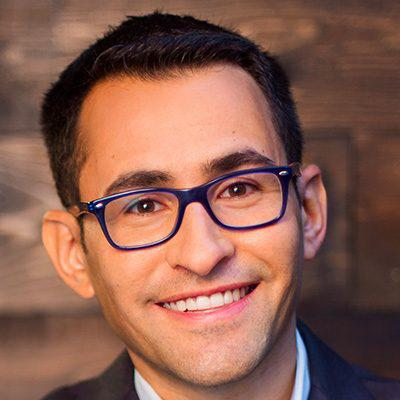
#> input picture Miscellaneouos/Python/ImageProcessing/image.jpg, 400 x 400 px
$ jupyter execute Image_Cartoonization.ipynb
#> lines starting #> are read from the running program, lines starting #| are printed output that depends on the picture
[cell 1]
import cv2
import numpy as np
from google.colab.patches import cv2_imshow
img = cv2.imread("image.jpg")
#> img is the input picture: shape (400, 400, 3); mean B, G, R 79.7, 93.5, 137.7
gray = cv2.cvtColor(img, cv2.COLOR_BGR2GRAY)
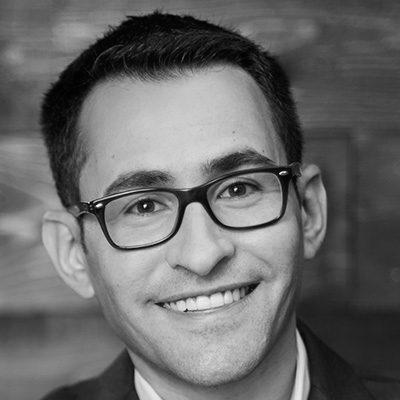
#> gray: shape (400, 400); min 0, max 254, mean 105.2
gray = cv2.medianBlur(gray, 3)
edges = cv2.adaptiveThreshold(gray, 255, cv2.ADAPTIVE_THRESH_MEAN_C,
                                         cv2.THRESH_BINARY, 7, 7)
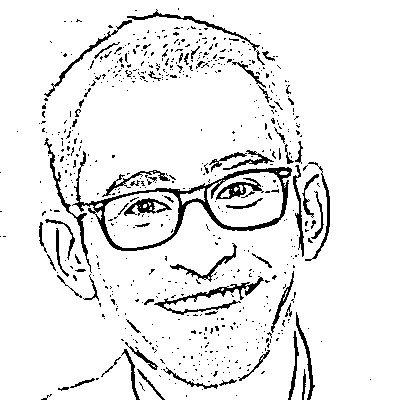
#> edges: shape (400, 400); 92.1% white; black in thin lines or dots
color = cv2.bilateralFilter(img, 9, 255, 255)
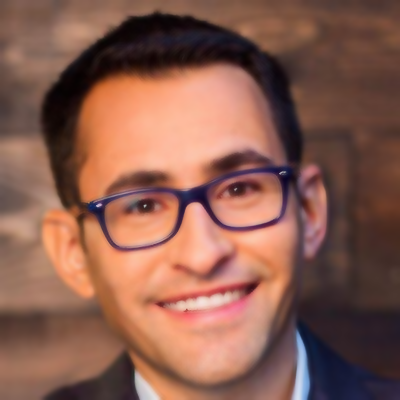
#> color: shape (400, 400, 3); mean B, G, R 79.7, 93.6, 137.8
cartoon = cv2.bitwise_and(color, color, mask=edges)
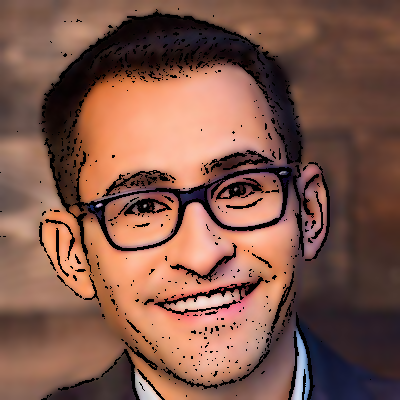
#> cartoon: shape (400, 400, 3); mean B, G, R 74.6, 88.3, 129.2
cv2_imshow(cartoon)
